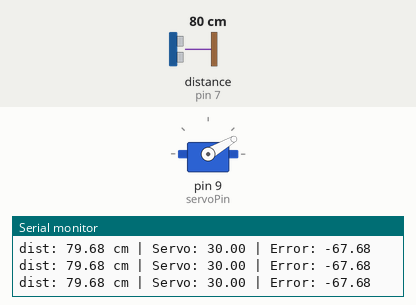
Recording of a sketch running on a simulated Arduino Uno, built with avr-gcc and run on an emulated ATmega328P. On the bench: servo, the last lines printed to the serial monitor. Wiring (inferred from the names in the program): ultrasonic range finder: trigger pin 6; echo pin 7. The test bench sets the inputs (shaded band); at power-on: distance to the obstacle (sensor on pin 7) 80 cm. The echo pulse lasts 58.3 µs per cm.

Above: at 2.2 s.
2.3 s: distance to the obstacle (sensor on pin 7) set to 2 cm
At 3.4 s:
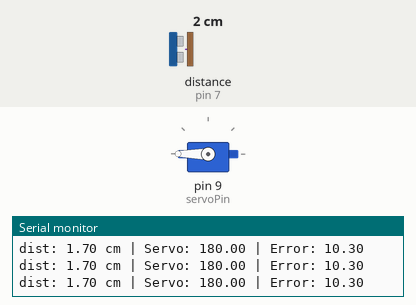
3.8 s: distance to the obstacle (sensor on pin 7) set to 9 cm
At 4.9 s:
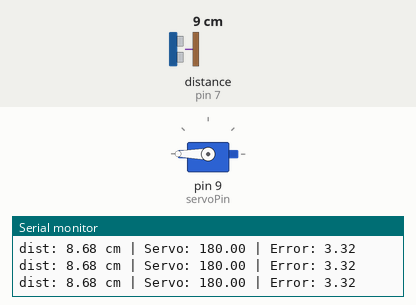
5.3 s: distance to the obstacle (sensor on pin 7) set to 12 cm
At 5.47 s:
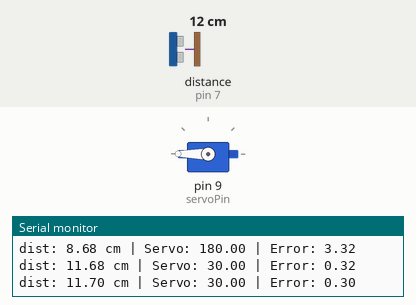
8.3 s: distance to the obstacle (sensor on pin 7) set to 15 cm
Timing chart, 0 to 11.3 s (numbered marks = the images above; inputs shaded):
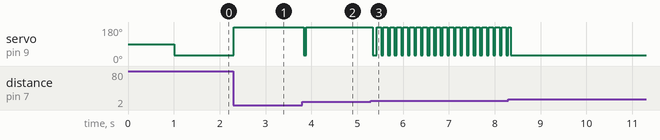

Measured:
- the behaviour switches between 10 and 11 cm on distance to the obstacle (sensor on pin 7) (found by bisection; images 2 and 3)
- after the input at 2.3 s, servo on pin 9 (servoPin): 30° → 180° at once
- after the input at 3.8 s, servo on pin 9 (servoPin): 180° → 30° at once, → 180° 0.05 s later
- after the input at 5.3 s, servo on pin 9 (servoPin): alternates 180° for 0.10 s and 30° for 0.05 s, starting at once

The sketch:

beam_balance.ino.ino
```cpp
#include <Servo.h>

// Pins
const int trigPin = 6;
const int echoPin = 7;
const int servoPin = 9;

// Servo
Servo myServo;

// === TUNE HERE ===
float Kp = 5000.0;  // Start low (e.g. 2.0) and increase until you get sustained oscillation
float Ki = 20.0;
float Kd = 1000.0;

// PID Variables
float setpoint = 12.0; // Desired position in cm
float input, output;
float lastError = 0;
float integral = 0;

// Time
unsigned long lastTime;

void setup() {
  Serial.begin(9600);
  pinMode(trigPin, OUTPUT);
  pinMode(echoPin, INPUT);
  myServo.attach(servoPin);
  myServo.write(90);  // Start neutral
  delay(1000);
  lastTime = millis();
}

void loop() {
  input = readUltrasonic();
  float error = setpoint - input;

  // Time step
  unsigned long currentTime = millis();
  float deltaTime = (currentTime - lastTime) / 1000.0;
  lastTime = currentTime;

  // PID calculation
  integral += error * deltaTime;
  float derivative = (error - lastError) / deltaTime;
  output = (Kp * error) + (Ki * integral) + (Kd * derivative);
  lastError = error;

  // Servo output
  float servoAngle = 90 + output;
 servoAngle = constrain(servoAngle, 30, 180);

  myServo.write(servoAngle);

  // Log Data
  Serial.print("dist: ");
  Serial.print(input);  // Print distance value
  Serial.print(" cm | Servo: ");
  Serial.print(servoAngle);
  Serial.print(" | Error: ");
  Serial.println(error);

  delay(1);
}

float readUltrasonic() {
  digitalWrite(trigPin, LOW);
  delayMicroseconds(2);
  digitalWrite(trigPin, HIGH);
  delayMicroseconds(10);
  digitalWrite(trigPin, LOW);

  long duration = pulseIn(echoPin, HIGH);
  float distance = (duration * 0.0343) / 2;
  return distance;
}
```
